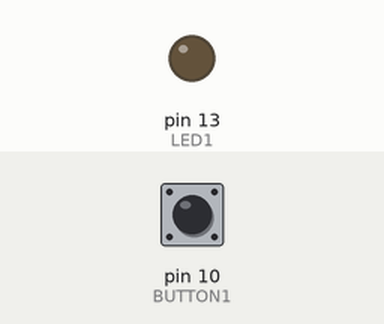
Recording of a sketch running on a simulated Arduino Uno, built with avr-gcc and run on an emulated ATmega328P. Shown: output pins drawn as LEDs (lit = HIGH). Inputs (shaded band) come from the test bench; at power-on: pin 10 (BUTTON1) HIGH.

Above: at 1.2 s.
1.3 s: pin 10 (BUTTON1) pulled LOW for 0.15 s
At 1.4 s:
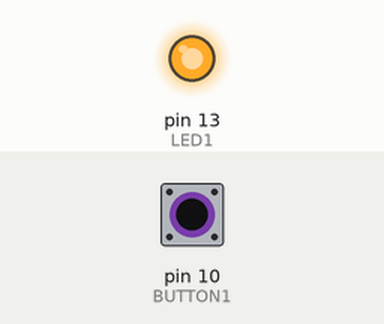
3.0 s: pin 10 (BUTTON1) pulled LOW for 3.2 s
At 7.0 s:
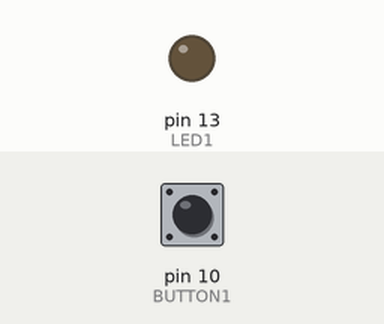
Timing chart, 0 to 8.5 s (numbered marks = the images above; inputs shaded):
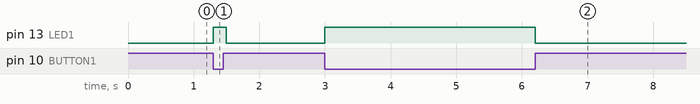

Measured:
- after the input at 1.3 s, pin 13 (LED1): LOW → HIGH at once, → LOW 0.20 s later
- after the input at 3.0 s, pin 13 (LED1): LOW → HIGH at once, → LOW 3.2 s later

The sketch:

sketch_led_light_by_button.ino
```cpp
#define LED1 13
#define BUTTON1 10

void setup() {
  pinMode(LED1, OUTPUT); // led 1

  pinMode(BUTTON1, INPUT_PULLUP); // joystick button 1
}

void checkButton() {
  if (digitalRead(BUTTON1) == 0) {
    digitalWrite(LED1, HIGH);
  } else {
    digitalWrite(LED1, LOW);
  }
}

void loop() {
  checkButton();

  delay(100);
}
```
